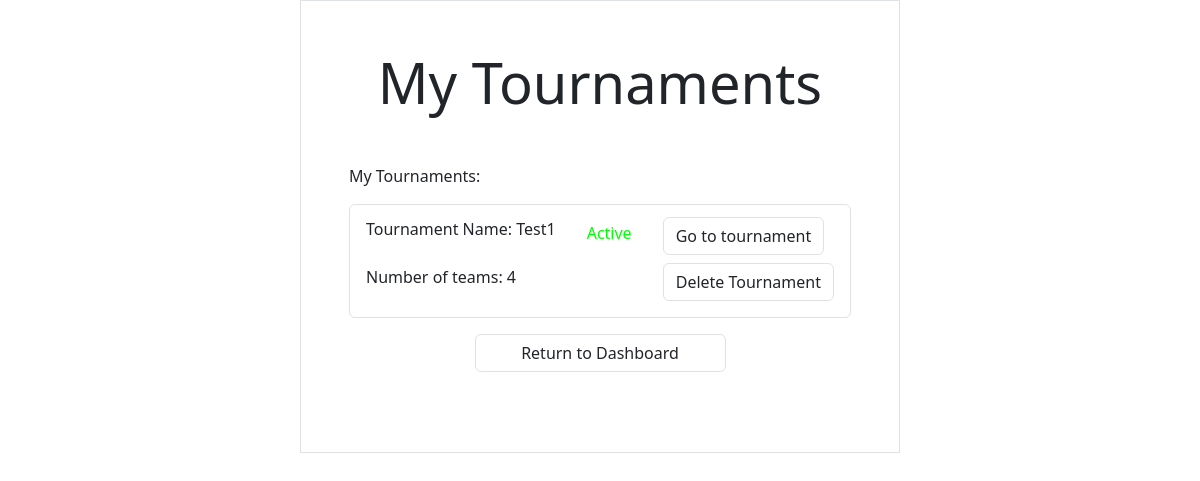
The page /myTournamentsPage (signed in) on the database as committed earlier.
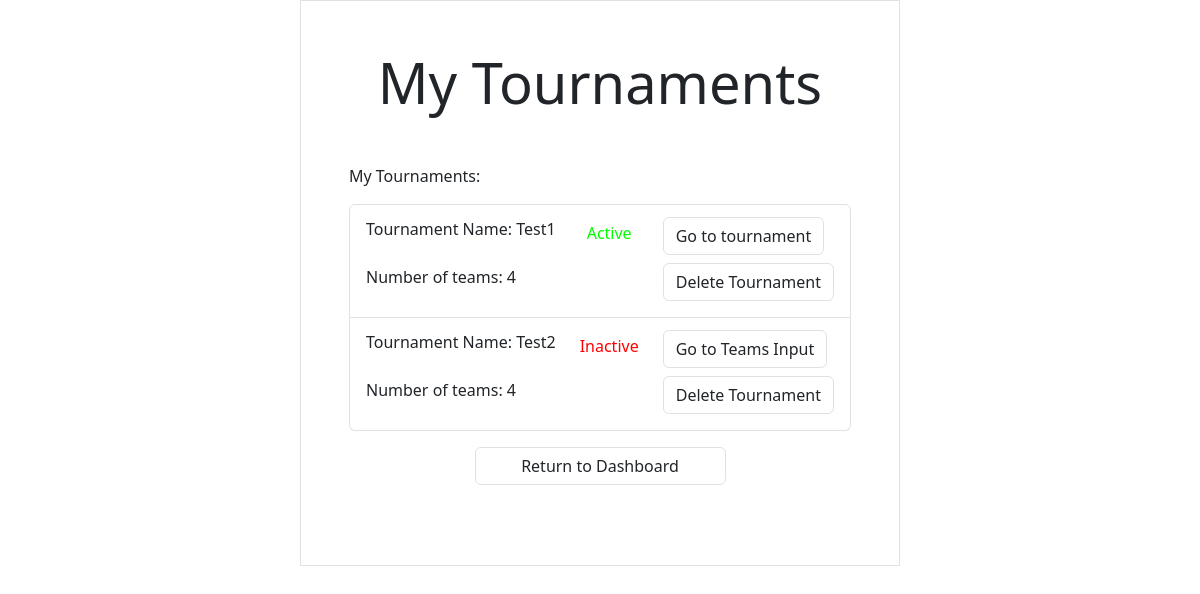
The same page on the database as committed later.
### tables this page shows
CREATE TABLE tournament (
                                    tournamentName PRIMARY KEY,
                                    username text,
                                    numTeams integer NOT NULL,
                                    active text,
                                    bracket text,
                                    viewCode text,
                                    roundStartTimes text,
                                    matchDuration text,
                                    breakLength text,
                                    matchScores text,
                                    FOREIGN KEY (username) REFERENCES user (username) 
                                        ON DELETE CASCADE,
                                    CHECK (length(TournamentName)>4 AND length(TournamentName)<30)
                            );

### routes/tournamentCreation.py (the view)
@myTournamentsPageBlueprint.route("/myTournamentsPage")
def myTournamentsPage():
    session["viewCodeInputError"] = ""
    session["Viewing"] = False
    db = DatabaseHandler("appData.db")
    results = db.getTournaments(session["currentUser"])
    return render_template("myTournaments.html", tournaments = results)

### database.py (called while the page is built)
    def getTournaments(self,currentUser):
        try:
            connection = sql.connect(self.name)
            cursor = connection.cursor()
            cursor.execute("""SELECT * FROM tournament WHERE username = ?;""",[currentUser])
            results = cursor.fetchall()
            connection.close()
            return results
        except Exception as e:
            connection.close()
            print(e)
            return False

### templates/myTournaments.html (shortened to what this page needs)
<!DOCTYPE html>
<html lang="en">
<head>
    <link href="https://cdn.jsdelivr.net/npm/bootstrap@5.3.3/dist/css/bootstrap.min.css" rel="stylesheet">
    <link rel = "stylesheet" href="static/styles.css" >
</head>
<body>
    <div class = "container border p-5 w-50">
        <h1 class = "display-4 text-center mb-5 text-dark">My Tournaments</h1>
        <div class = "mb-3">
            <label class = "text-dark mb-3">My Tournaments: </label><br>
            <ul class="list-group">
            {% for i in tournaments %}
            <li class="list-group-item" id = {{i[0]}}>
                <div style= "display: flex; justify-content: space-between;">
                    <div class="info">
                        <div class="my-1">
                            <p>Tournament Name: {{i[0]}}</p>
                        </div>
                        <div class="my-1">
                            <p>Number of teams: {{i[2]}}</p>
                        </div>
                    </div>
                    {% if i[3]=="true" %}
                    <div class="mt-2">
                        <p style="color:lime">Active</p>
                    </div>
                    {% else %}
                    <div class="mt-2">
                        <p style="color:red">Inactive</p>
                    </div>
                    {% endif %}
                    <div>
                        {% if i[3]=="true" %}
                        <form action = "/tournamentDashboardRedirect" method = "post">
                            <button class = "btn link-dark border my-1" name = "tournamentName" value = "{{i[0]}}">Go to tournament</button>
                        </form>
                        {% elif i[4] == None %}
                        <form action = "/teamsInputRedirect" method = "post">
                            <button class = "btn link-dark border my-1" name = "tournamentName" value = "{{i[0]}}">Go to Teams Input</button>
                        </form>
                        {% endif %}
                        <form action = "/deleteTournament" method = "post">
                            <button class = "btn link-dark border my-1" name = "deleteTournament" value = "{{i[0]}}">Delete Tournament</button>
                        </form>
                    </div>
                </div>
            </li>
            {% endfor %}
            </ul>
        </div>
        <div class = "text-center mb-3">
            <p><a class = "btn link-dark border mb-3 w-50" href = "/dashboard">Return to Dashboard</a></p>
        </div>
    </div>
</body>
</html>

### static/styles.css (style rules this page uses)
.info { display: flex; flex-direction: column; justify-content: space-evenly; }

Rows that differ between the two databases and show on the page:
added tournament: tournamentName "Test2", numTeams "4", active "Inactive"
